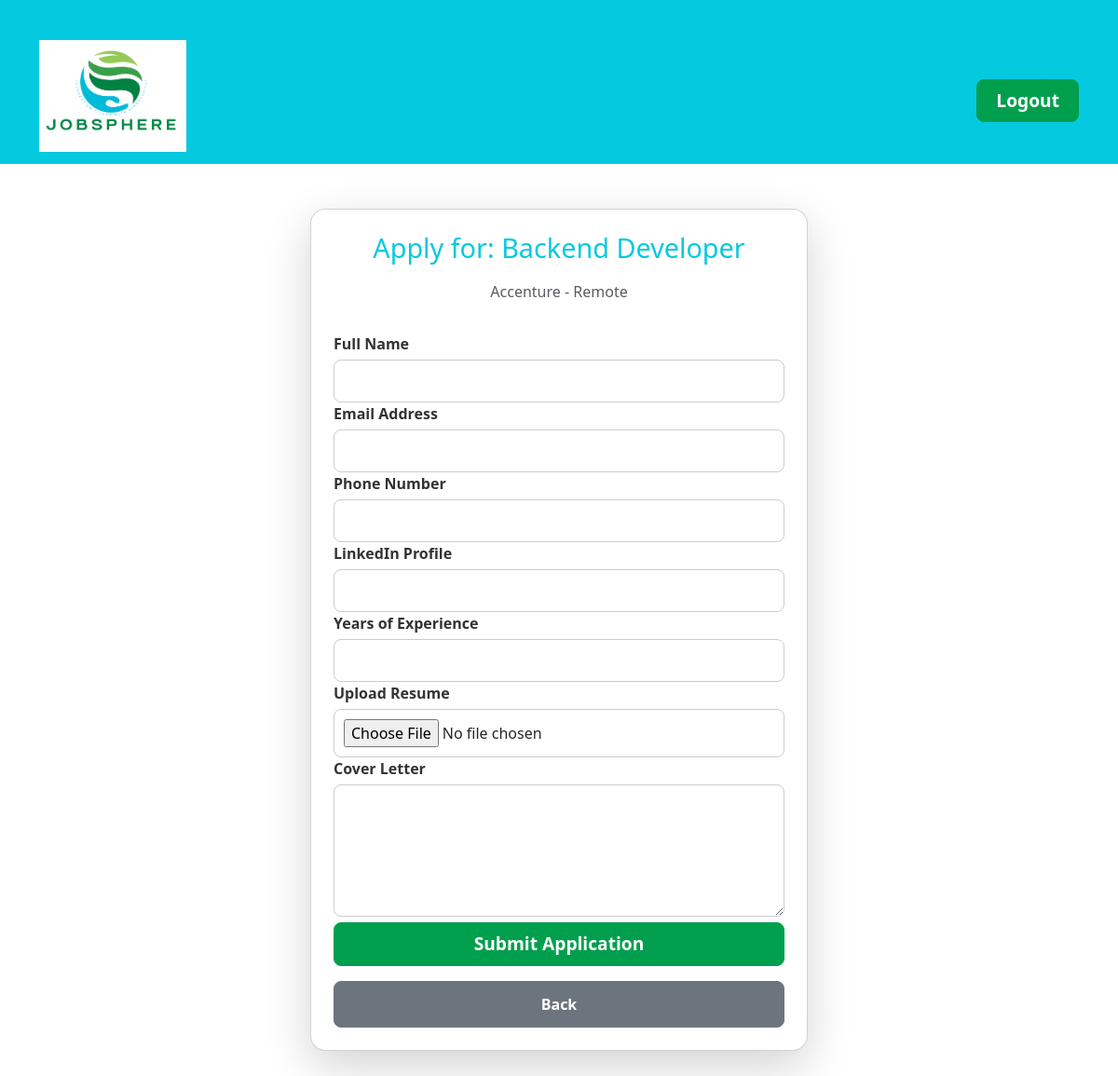
Screenshot of /jobseeker/apply/1/ (signed in) with the database file from the repository.
### portal/models.py (models this page shows, shortened)
class Job(models.Model):
    CATEGORY_CHOICES = [
        ('IT', 'IT'),
        ('Finance', 'Finance'),
        ('Healthcare', 'Healthcare'),
        ('Education', 'Education'),
    ]
    title = models.CharField(max_length=200)
    description = models.TextField()
    salary = models.DecimalField(max_digits=10, decimal_places=2)
    location = models.CharField(max_length=100)
    category = models.CharField(max_length=100, choices=CATEGORY_CHOICES)
    company = models.CharField(max_length=100)
    posted_by = models.ForeignKey(User, on_delete=models.CASCADE)
    posted_at = models.DateTimeField(auto_now_add=True)

### jobseeker/views.py (the view)
# urls.py: path('apply/<int:job_id>/', views.apply_job, name='apply_job'),
@login_required
def apply_job(request, job_id):
    job = get_object_or_404(Job, id=job_id)
    if request.method == 'POST':
        form = ApplicationForm(request.POST, request.FILES)
        if form.is_valid():
            application = form.save(commit=False)
            application.job = job
            application.applicant = request.user
            application.save()
            return redirect('jobseeker_home')
    else:
        form = ApplicationForm()
    return render(request, 'apply.html', {'form': form, 'job': job})

### portal/forms.py
class ApplicationForm(forms.ModelForm):
    class Meta:
        model = Application
        fields = ['name', 'email', 'phone_number', 'linkedin', 'years_of_experience', 'resume', 'cover_letter']
        widgets = {
            'cover_letter': forms.Textarea(attrs={'rows': 5}),
        }

### jobseeker/templates/apply.html (shortened to what this page needs)
{% extends 'base.html' %}
{% load static %}
{% block content %}
<head>
    <link rel="stylesheet" href="{% static 'jobseeker_styles.css' %}">
</head>
<div class="container mt-5">
    <div class="row justify-content-center">
        <div class="col-md-6 mb-5">
            <div class="card shadow-lg p-4 rounded-4 h-100">
                <h3 class="text-center" style="color: #05c9df;">Apply for: {{ job.title }}</h3>
                <h5 class="text-muted text-center mb-4">{{ job.company }} - {{ job.location }}</h5>
                <form method="post" enctype="multipart/form-data">
                    <div class="form-group">
                        <label for="{{ form.name.id_for_label }}">Full Name</label>
                        {{ form.name }}
                    </div>
                    <div class="form-group">
                        <label for="{{ form.email.id_for_label }}">Email Address</label>
                        {{ form.email }}
                    </div>
                    <div class="form-group">
                        <label for="{{ form.phone_number.id_for_label }}">Phone Number</label>
                        {{ form.phone_number }}
                    </div>
                    <div class="form-group">
                        <label for="{{ form.linkedin.id_for_label }}">LinkedIn Profile</label>
                        {{ form.linkedin }}
                    </div>
                    <div class="form-group">
                        <label for="{{ form.years_of_experience.id_for_label }}">Years of Experience</label>
                        {{ form.years_of_experience }}
                    </div>
                    <div class="form-group">
                        <label for="{{ form.resume.id_for_label }}">Upload Resume</label>
                        {{ form.resume }}
                    </div>
                    <div class="form-group">
                        <label for="{{ form.cover_letter.id_for_label }}">Cover Letter</label>
                        {{ form.cover_letter }}
                    </div>
                    <button type="submit" class="btn py-2 w-100">
                        Submit Application
                    </button>
                    <a href="{% url 'jobseeker_home' %}" class="btn btn-secondary w-100 mt-3">Back</a>
                </form>
            </div>
        </div>
    </div>
</div>
{% endblock %}

### static/css/styles.css (style rules this page uses)
body { background-color: #f8f9fa; font-family: 'Segoe UI', Tahoma, Geneva, Verdana, sans-serif; color: #004d40; margin: 0; padding: 0; }
h1, h2, h3, h4, h5 { color: #007847; }
a { color: #00BCD4; text-decoration: none; }
form { margin-top: 10px; }

### jobseeker/static/jobseeker_styles.css (style rules this page uses)
.container { margin-top: 30px; }
.card { border-radius: 10px; box-shadow: 0 4px 6px rgba(0, 0, 0, 0.1); }
.card h3 { color: #05c9df; font-size: 1.8rem; margin-bottom: 20px; }
.card h5 { color: #6c757d; font-size: 1rem; }
.form-group label { font-weight: bold; color: #333; }
.form-group input, .form-group select, .form-group textarea { border-radius: 8px; border: 1px solid #ccc; padding: 10px; width: 100%; margin-top: 5px; font-size: 1rem; }
button[type="submit"] { background-color: #009F4D; border-color: #009F4D; color: white; font-size: 1.2rem; font-weight: bold; padding: 12px 20px; width: 100%; border-radius: 8px; cursor: pointer; transition: background-color 0.3s ease; }
.btn-secondary { background-color: #6c757d; border-color: #6c757d; font-weight: 600; padding: 12px 20px; width: 100%; border-radius: 8px; transition: background-color 0.3s ease; }

### rows the page displays
Job: title "Backend Developer", company "Accenture", location "Remote"
